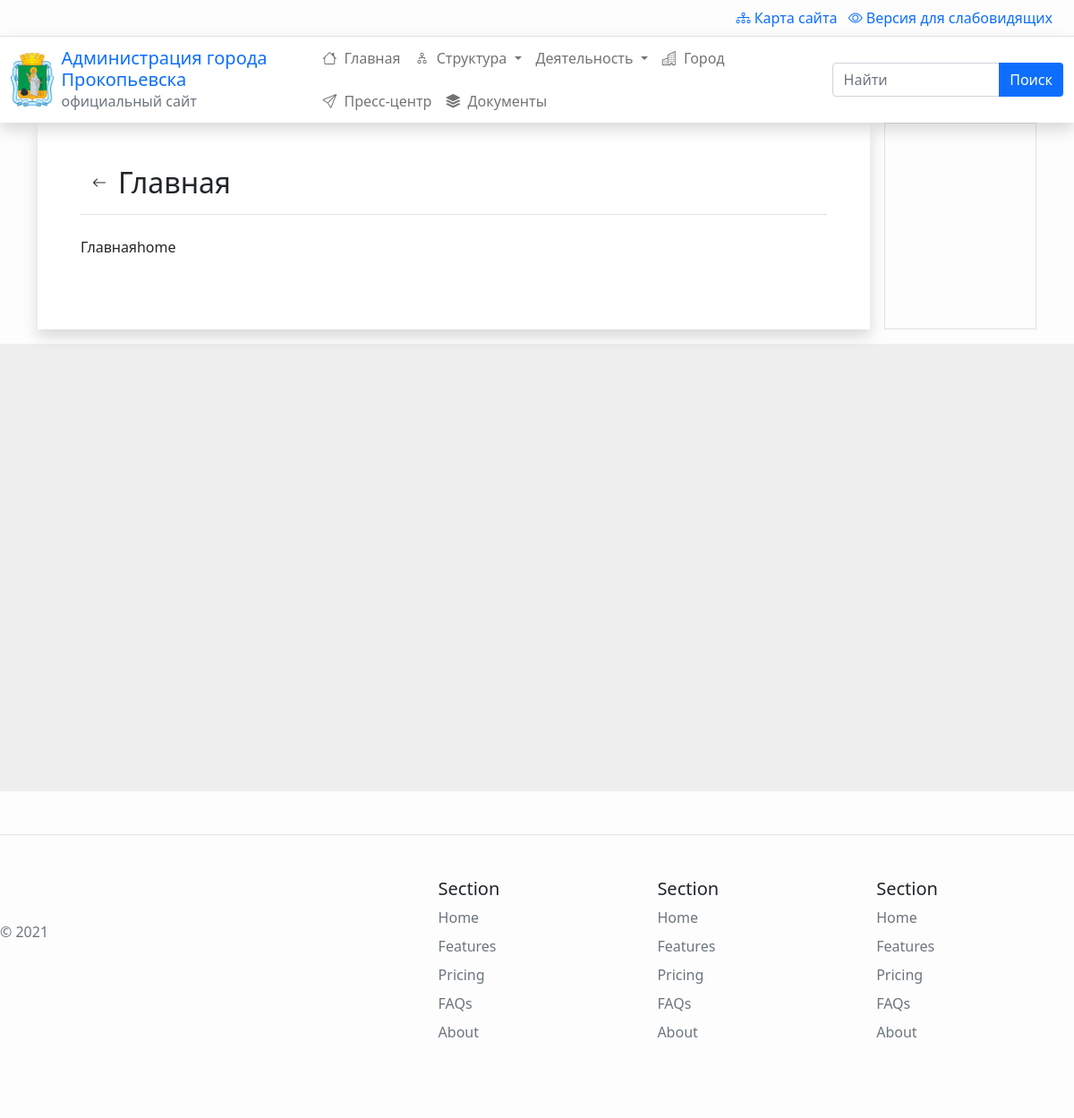
/home/, run on the app's committed database.
### menus/models.py (models this page shows, shortened)
class Menu(models.Model):
    title = models.CharField(max_length=100, verbose_name="Название")
    alias = models.SlugField(blank=True, unique=True,
                             max_length=100, help_text="Краткое название транслитом через тире (пример: 'kratkoe-nazvanie-translitom'). Чем короче тем лучше. Для автоматического заполнения - оставьте пустым.")
    parent = models.ForeignKey(
        'Menu', on_delete=models.CASCADE, blank=True, null=True, verbose_name="Родитель")
    order = models.PositiveSmallIntegerField(default=0, blank=True, null=True)
    level = models.PositiveSmallIntegerField(default=1, blank=True, null=True)
    is_published = models.BooleanField(default=True, verbose_name="Опубликовано")
    is_fixed = models.BooleanField(default=False, verbose_name="Зафиксировать дочерние пункты меню?",
                                   help_text="Если отмечено - дочерние пункты меню не будут раскрываться, если не отмечено -  будут.")
    icon = models.CharField(max_length=32, default="", blank=True, verbose_name="Иконка", help_text="Необязательно. Названия брать <a href='https://icons.getbootstrap.com/' target='_blank'>отсюда.</a>")
    short_description = models.CharField(max_length=100, blank=True,
        verbose_name="Краткое описание", help_text="Краткое описание содержимого меню")
    description = RichTextUploadingField(verbose_name="Описание", blank=True)
    debug_info = models.TextField(default="", blank=True, null=True)
    def get_subitems(parent=None, parent_url="/", maxlevel=None):
        if parent:
            if maxlevel:
                if parent.level >= maxlevel:
                    return None
            items = Menu.objects.filter(parent_id=parent.id, is_published=True)
        else:
            items = Menu.objects.filter(level=1, is_published=True)
        if len(items) == 0:
            return None
        result = []
        for item in items:
            url  = parent_url + item.alias + "/"
            result.append(
                {
                    'item': item,
                    'url': url,
                    'subitems': item.get_subitems(parent_url=url, maxlevel=maxlevel)
                }
            )
        return result
    class Meta:
        ordering = ['parent_id', 'order']

### menus/views.py (the view)
# urls.py: path('', views.menus, name=''),
def menus(request, section=None, *args, **kwargs):
    if len(kwargs) > 0:
        current_alias = list(kwargs.values())[-1]  # берем последний алиас из URL
        current_menu = Menu.objects.get(alias=current_alias)
    else:
        current_menu = section
    menus = Menu.objects.filter(parent_id=current_menu.id)
    bc_items = [(section.title, section.alias)]
    for slug in list(kwargs.values()):
        bc_items.append(
            (Menu.objects.get(alias=slug).title, slug)
        )
    context = {
        'section':section,
        'data': 'normal',
        'bc_items': bc_items,
        'page': current_menu,
        'menus': menus,
    }
    return content_views.render_content(request, context)

### app/templatetags/breadcrumbs.py (called while the page is built)
@register.inclusion_tag('app/breadcrumbs.html')
def breadcrumbs(bc_items:dict):
    url_chain = ''
    breadcrumbs_items = {'Главная':''}
    breadcrumbs_items.update(bc_items)
    for key, value in breadcrumbs_items.items():
        url_chain += value + '/'
        breadcrumbs_items[key] = url_chain
    context = {
        'breadcrumbs_items' : breadcrumbs_items
    }
    return context

### content/views.py (called while the page is built)
def get_content(menu_id: int):
    has_content = False
    contents = {}
    contents['posts'] = Post.objects.filter(menu_id=menu_id)
    num_contents = 0
    for content  in contents.values():
        if len(content) > 0:
            has_content = True
            num_contents += len(content)
    contents['info'] = {
        'num_contents': num_contents
    }
    if has_content:
        return contents
    else:
        return False

def render_content(request, context):
    context['contents'] = get_content(context['page'].id)
    return render(request, 'content/test.html', context)

### menus/templatetags/render_menubar.py (called while the page is built)
@register.inclusion_tag('menus/menubar.html')
def render_menubar(maxlevel=2):
    context = {}
    context['menu_tree'] = Menu.get_subitems(parent=None, maxlevel=maxlevel)
    return context

### content/templates/content/test.html
{% extends 'menus/component.html' %}

### menus/templates/menus/component.html (shortened to what this page needs)
{% extends 'app/base_component.html' %}
{% load breadcrumbs %}
{% block  component %}
    <div id="component">
        {% include 'menus/menus.html' %}
    </div>
{% endblock component %}

### app/templates/app/base_component.html (shortened to what this page needs)
{% extends 'app/base.html' %}

### app/templates/app/base.html (shortened to what this page needs)
{% load static %}
{% load show_menus %}
<!doctype html>
<html lang="en">
  <head>
    <link href="{% static 'app/css/bootstrap.min.css' %}" rel="stylesheet">
    <link href="{% static 'app/css/bootstrap.megamenu.css' %}" rel="stylesheet">
    <link href="{% static 'app/css/bootstrap-icons.css' %}" rel="stylesheet">
    <link href="{% static 'app/css/magnific-popup.css' %}" rel="stylesheet">
    <link href="{% static 'app/css/custom.css' %}" rel="stylesheet">
  </head>
  <body>
    {% include 'app/header.html' %}
  {% block component %}{% endblock component %}
    <div style="width:100%;height:500px;background-color:#eee;">
  </div>
  {% include 'app/footer.html' %}
  </body>
</html>

### app/templates/app/header.html (shortened to what this page needs)
{% load static %}
{% load render_menubar %}
<header>
    <div id="topmenu-bar">
        <div class="text-end py-2 me-4">
            <ul class="list-inline mb-0 text-decoration-none">
                <li class="list-inline-item"><a href=""><i class="bi bi-diagram-3"></i> Карта сайта</a></li>
                <li class="list-inline-item"><a href=""><i class="bi bi-eye"></i> Версия для слабовидящих</a></li>
            </ul>
        </div>
    </div>
    <div id="mainmenu-bar">
        <nav class="navbar navbar-expand-lg navbar-light bg-white navbar-light py-0 border-top shadow">
            <div class="container-fluid">
                <div class="logo-area d-flex flex-nowrap ">
                    <div class="logo d-flex text-center text-md-start">
                        <a href="/"
                            class="d-flex align-items-center mb-3 mb-md-0 me-md-auto text-dark text-decoration-none">
                            <img style="" src="{% static 'app/img/gerb-prk-small.png' %}">
                            <div class="logo-text">
                                <span class="d-flex text-primary ms-2 fs-5">Администрация города Прокопьевска</span>
                                <span class="d-flex text-muted ms-2 fs-6">официальный сайт</span>
                            </div>
                        </a>
                    </div>
                </div>
                <div class="collapse navbar-collapse" id="navbar-content">
                    {% render_menubar maxlevel=3 %}
                    <form class="d-flex ms-auto">
                        <div class="input-group">
                            <input class="form-control border-1 mr-2" type="search" placeholder="Найти" aria-label="Поиск">
                            <button class="btn btn-primary border-0" type="submit">Поиск</button>
                        </div>
                    </form>
                </div>
            </div>
        </nav>
    </div>
</header>

### menus/templates/menus/menubar.html (shortened to what this page needs)
{% if menu_tree|length > 0 %}
<ul class="navbar-nav d-flex flex-wrap mr-auto mb-2 mb-lg-0 ms-auto">
    {% for level_1 in menu_tree %}
    <li class="nav-item
        {% if level_1.subitems != None %}
            dropdown
        {% endif %}
    ">
        {% if level_1.subitems != None %}
        <a class="nav-link dropdown-toggle" data-bs-auto-close="outside" aria-expanded="false" href="{{level_1.url}}">
        {% else %}
        <a class="nav-link" aria-current="page" href="{{level_1.url}}">
        {% endif %}
            {% if level_1.item.icon %}
            <i class="bi bi-{{level_1.item.icon}}"></i>
            {% endif %}
            {{level_1.item.title }}
        </a>
    </li>
    {% endfor %}
</ul>
{% endif%}

### menus/templates/menus/menus.html (shortened to what this page needs)
{% load static %}
<div class="container">
  <div class="row g-0 mb-3">
    <div class="col-md-10 me-3 shadow">
      <div id="content" class='p-5'>
        <button id="back" type="button" class="btn float-start">
          <i class="bi bi-arrow-left"></i>
        </button>
        <h2 id="content-title" class="border-bottom mb-4 pb-3">{{ page.title }}</h2>
{{section.title}}{{section.alias}}
      </div>
    </div>
    <div id="right-side" class="col border">
    </div>
  </div>
</div>

### app/templates/app/footer.html
<div class+"container">
    <footer class="row row-cols-5 py-5 my-5 border-top">
        <div class="col">
        <a href="/" class="d-flex align-items-center mb-3 link-dark text-decoration-none">
            <svg class="bi me-2" width="40" height="32"><use xlink:href="#bootstrap"></use></svg>
        </a>
        <p class="text-muted">© 2021</p>
        </div>
        <div class="col">
        </div>
        <div class="col">
        <h5>Section</h5>
        <ul class="nav flex-column">
            <li class="nav-item mb-2"><a href="#" class="nav-link p-0 text-muted">Home</a></li>
            <li class="nav-item mb-2"><a href="#" class="nav-link p-0 text-muted">Features</a></li>
            <li class="nav-item mb-2"><a href="#" class="nav-link p-0 text-muted">Pricing</a></li>
            <li class="nav-item mb-2"><a href="#" class="nav-link p-0 text-muted">FAQs</a></li>
            <li class="nav-item mb-2"><a href="#" class="nav-link p-0 text-muted">About</a></li>
        </ul>
        </div>
        <div class="col">
        <h5>Section</h5>
        <ul class="nav flex-column">
            <li class="nav-item mb-2"><a href="#" class="nav-link p-0 text-muted">Home</a></li>
            <li class="nav-item mb-2"><a href="#" class="nav-link p-0 text-muted">Features</a></li>
            <li class="nav-item mb-2"><a href="#" class="nav-link p-0 text-muted">Pricing</a></li>
            <li class="nav-item mb-2"><a href="#" class="nav-link p-0 text-muted">FAQs</a></li>
            <li class="nav-item mb-2"><a href="#" class="nav-link p-0 text-muted">About</a></li>
        </ul>
        </div>
        <div class="col">
        <h5>Section</h5>
        <ul class="nav flex-column">
            <li class="nav-item mb-2"><a href="#" class="nav-link p-0 text-muted">Home</a></li>
            <li class="nav-item mb-2"><a href="#" class="nav-link p-0 text-muted">Features</a></li>
            <li class="nav-item mb-2"><a href="#" class="nav-link p-0 text-muted">Pricing</a></li>
            <li class="nav-item mb-2"><a href="#" class="nav-link p-0 text-muted">FAQs</a></li>
            <li class="nav-item mb-2"><a href="#" class="nav-link p-0 text-muted">About</a></li>
        </ul>
        </div>
    </footer>
</div>

### app/static/app/css/custom.css (style rules this page uses)
body { background: #fdfdfd; }
#topmenu-bar a { text-decoration: none; }
#mainmenu-bar { z-index:1000; }
#content { background-color: #fff; }
header .navbar-nav { line-height: 2rem; }
header .navbar-nav .nav-item a { white-space: nowrap; }
header .navbar-nav .nav-item a i { margin-right: 4px; }
.logo { height: 80px; }
.logo img { height: 60px; }
.logo .logo-text { line-height: 1.5rem; }

### data on the page
Menu: item "Главная", title "Главная", alias "home"
Menu: item "Структура"
Menu: item "Деятельность"
Menu: item "Город"
Menu: item "Пресс-центр"
Menu: item "Документы"
